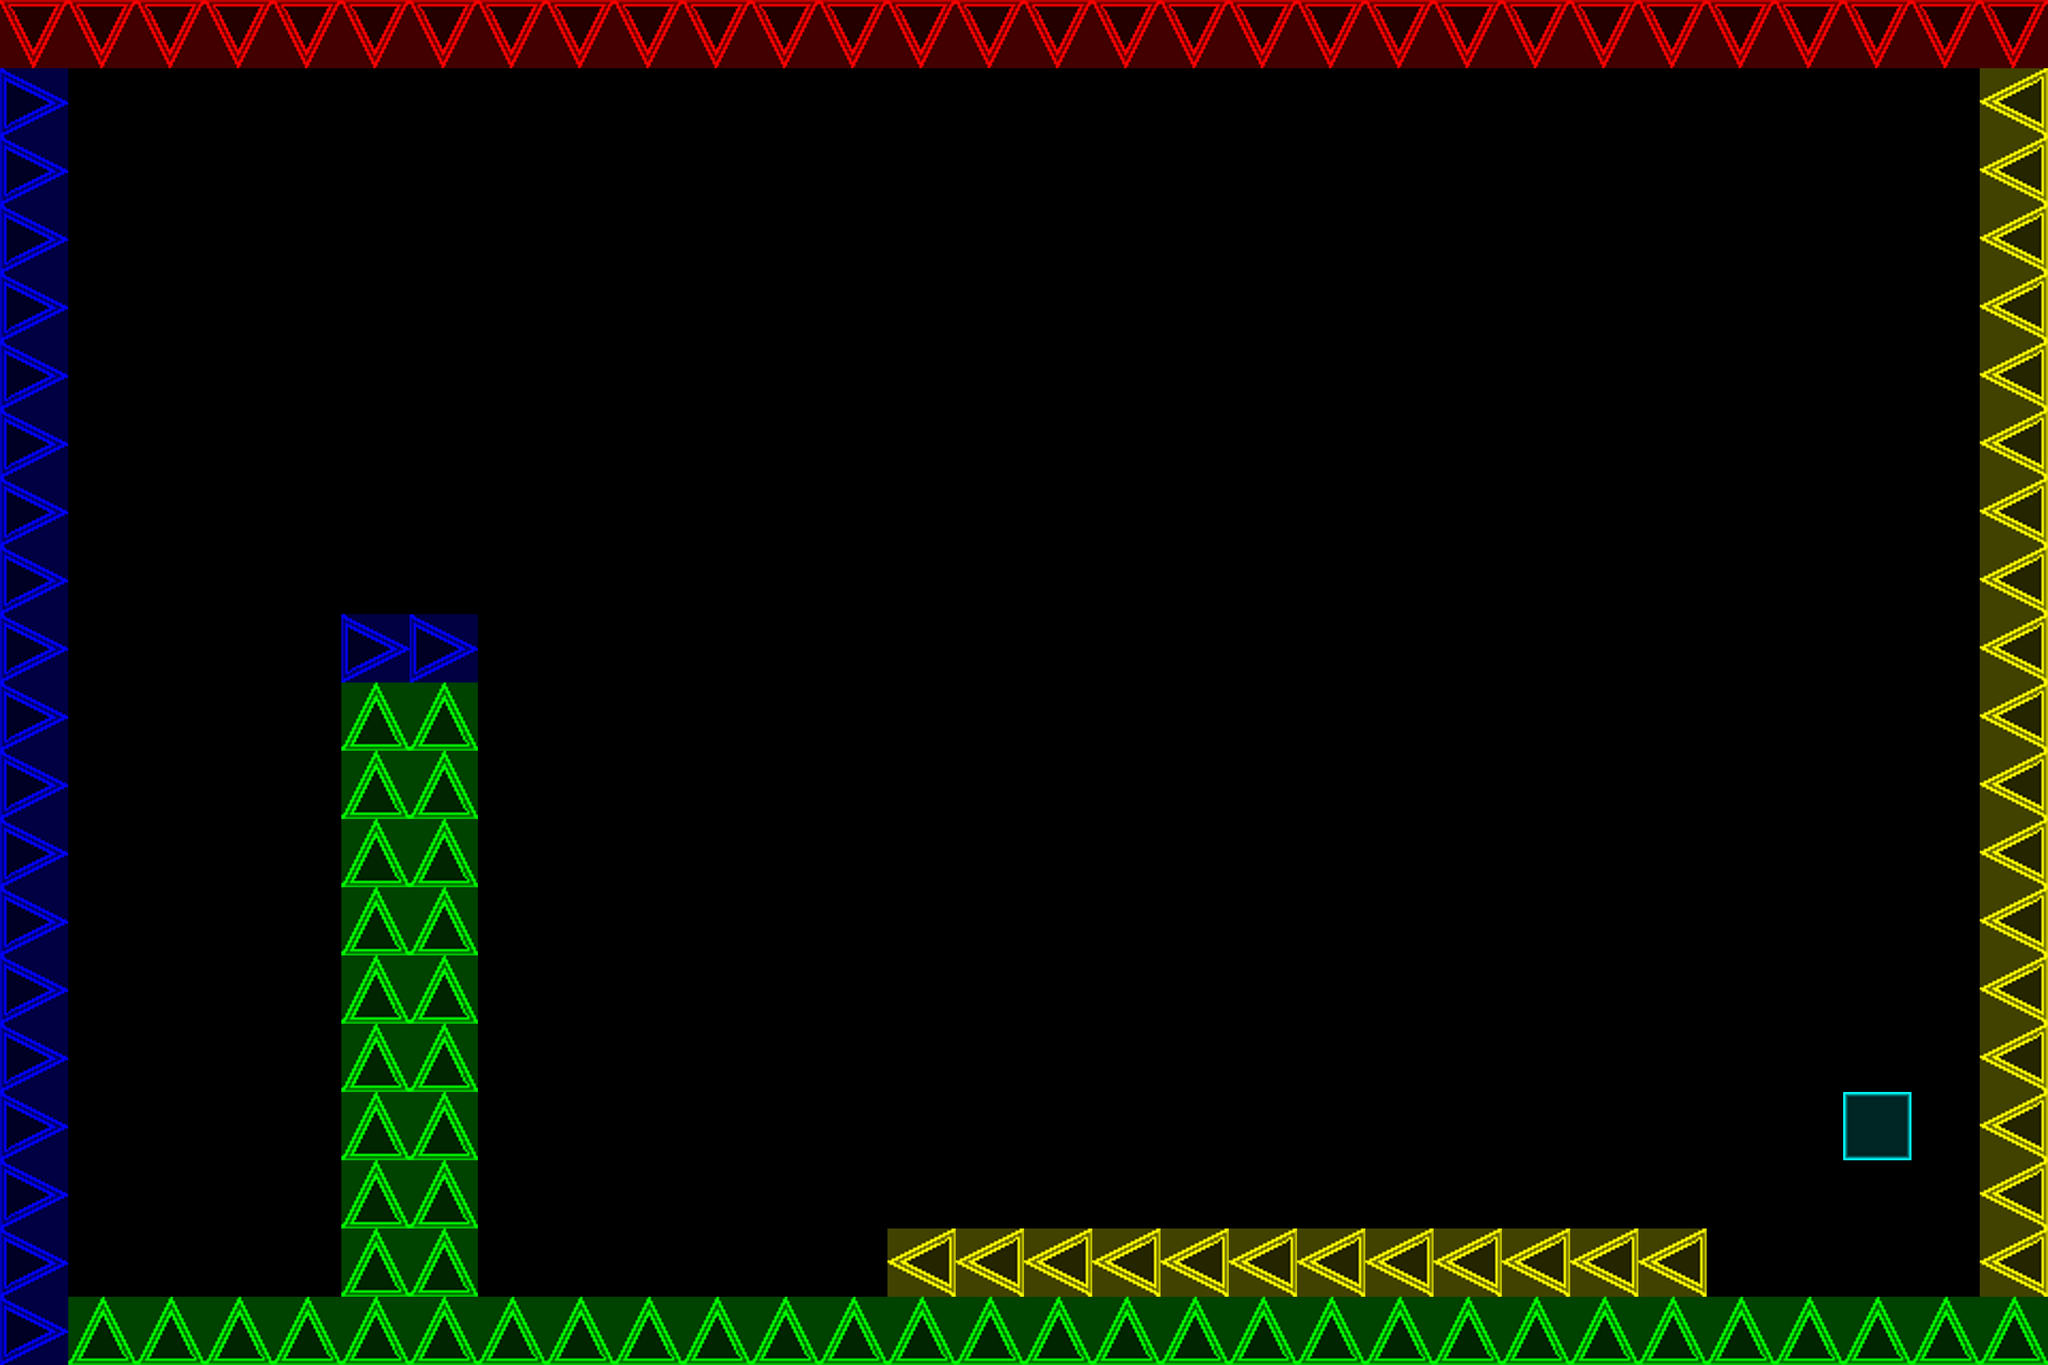

A 2D game scene composited from a Tiled map and its tileset images. What follows is a short description and the map's XML, with each tile layer's data collapsed to a summary:
An orthogonal 30x20 tile map with 128x128 px tiles, 1 tile layer (Tile Layer 2) and 1 object (Player).

<map version="1.0" orientation="orthogonal" width="30" height="20" tilewidth="128" tileheight="128">
 <tileset firstgid="1" name="sheet" tilewidth="128" tileheight="128">
  <image source="sheet128.png" width="640" height="128" />
 </tileset>
 <layer name="Tile Layer 2" width="30" height="20">
  <data>[600 cells, 129 non-empty, 5 distinct tile ids]</data>
 </layer>
 <objectgroup name="Objects" width="30" height="20">
  <object name="Player" x="256" y="2048" width="128" height="128" />
 </objectgroup>
</map>
